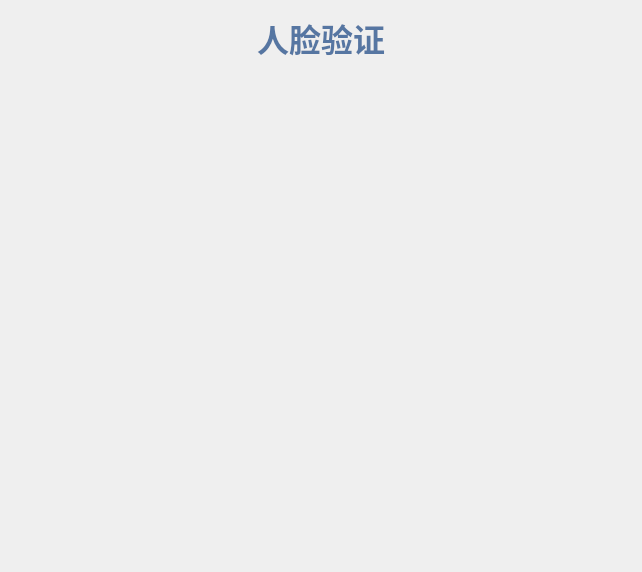
<?xml version="1.0" encoding="UTF-8"?>
<ui version="4.0">
 <class>show_face</class>
 <widget class="QWidget" name="show_face">
  <property name="geometry">
   <rect>
    <x>0</x>
    <y>0</y>
    <width>642</width>
    <height>572</height>
   </rect>
  </property>
  <property name="windowTitle">
   <string>Form</string>
  </property>
  <property name="styleSheet">
   <string notr="true">background-image: url(:/1.jpg);</string>
  </property>
  <layout class="QGridLayout" name="gridLayout">
   <item row="0" column="0">
    <layout class="QVBoxLayout" name="verticalLayout_2">
     <item>
      <spacer name="verticalSpacer">
       <property name="orientation">
        <enum>Qt::Vertical</enum>
       </property>
       <property name="sizeHint" stdset="0">
        <size>
         <width>20</width>
         <height>40</height>
        </size>
       </property>
      </spacer>
     </item>
     <item>
      <layout class="QHBoxLayout" name="horizontalLayout_2">
       <item>
        <spacer name="horizontalSpacer_3">
         <property name="orientation">
          <enum>Qt::Horizontal</enum>
         </property>
         <property name="sizeHint" stdset="0">
          <size>
           <width>40</width>
           <height>20</height>
          </size>
         </property>
        </spacer>
       </item>
       <item>
        <layout class="QVBoxLayout" name="verticalLayout">
         <item>
          <layout class="QHBoxLayout" name="horizontalLayout">
           <item>
            <spacer name="horizontalSpacer">
             <property name="orientation">
              <enum>Qt::Horizontal</enum>
             </property>
             <property name="sizeHint" stdset="0">
              <size>
               <width>40</width>
               <height>20</height>
              </size>
             </property>
            </spacer>
           </item>
           <item>
            <widget class="QLabel" name="label_2">
             <property name="enabled">
              <bool>true</bool>
             </property>
             <property name="font">
              <font>
               <family>Ubuntu Mono</family>
               <pointsize>24</pointsize>
               <weight>75</weight>
               <bold>true</bold>
              </font>
             </property>
             <property name="styleSheet">
              <string notr="true">color: rgb(86, 118, 162);</string>
             </property>
             <property name="text">
              <string>人脸验证</string>
             </property>
             <property name="openExternalLinks">
              <bool>false</bool>
             </property>
            </widget>
           </item>
           <item>
            <spacer name="horizontalSpacer_2">
             <property name="orientation">
              <enum>Qt::Horizontal</enum>
             </property>
             <property name="sizeHint" stdset="0">
              <size>
               <width>40</width>
               <height>20</height>
              </size>
             </property>
            </spacer>
           </item>
          </layout>
         </item>
         <item>
          <widget class="QLabel" name="video_label">
           <property name="minimumSize">
            <size>
             <width>600</width>
             <height>450</height>
            </size>
           </property>
           <property name="autoFillBackground">
            <bool>false</bool>
           </property>
           <property name="styleSheet">
            <string notr="true"/>
           </property>
           <property name="text">
            <string/>
           </property>
           <property name="scaledContents">
            <bool>true</bool>
           </property>
          </widget>
         </item>
         <item>
          <widget class="QLabel" name="ui_prompt">
           <property name="font">
            <font>
             <family>Ubuntu Mono</family>
             <pointsize>18</pointsize>
            </font>
           </property>
           <property name="text">
            <string/>
           </property>
           <property name="alignment">
            <set>Qt::AlignCenter</set>
           </property>
          </widget>
         </item>
        </layout>
       </item>
       <item>
        <spacer name="horizontalSpacer_4">
         <property name="orientation">
          <enum>Qt::Horizontal</enum>
         </property>
         <property name="sizeHint" stdset="0">
          <size>
           <width>40</width>
           <height>20</height>
          </size>
         </property>
        </spacer>
       </item>
      </layout>
     </item>
     <item>
      <spacer name="verticalSpacer_2">
       <property name="orientation">
        <enum>Qt::Vertical</enum>
       </property>
       <property name="sizeHint" stdset="0">
        <size>
         <width>20</width>
         <height>40</height>
        </size>
       </property>
      </spacer>
     </item>
    </layout>
   </item>
  </layout>
 </widget>
 <resources/>
 <connections/>
</ui>
